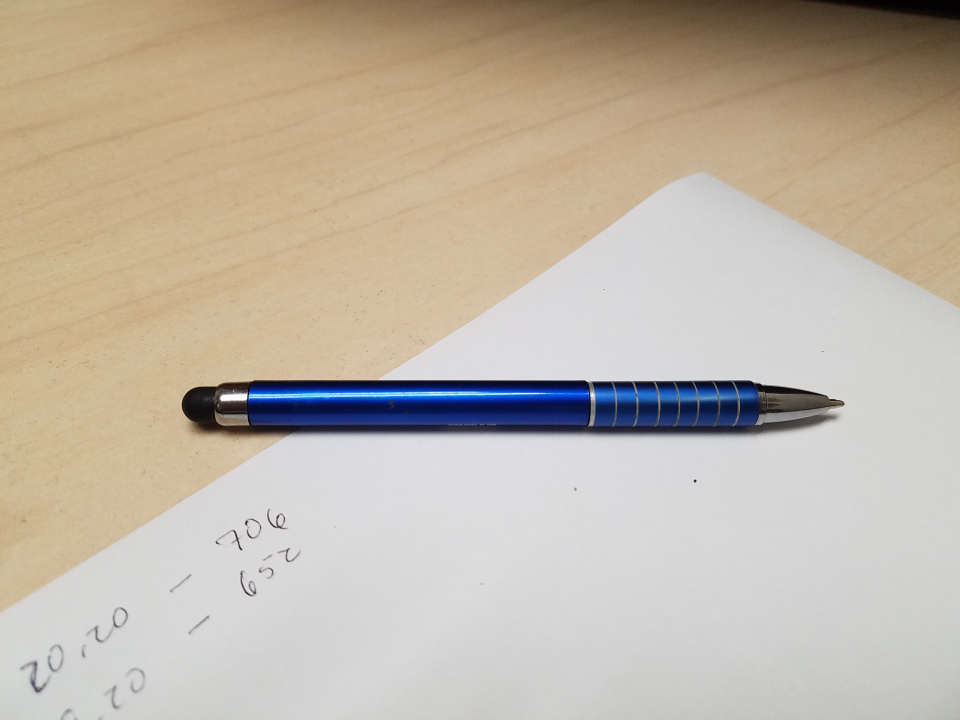
#> input picture test/image/peque.jpg, 2880 x 2160 px, given as the content of the folder C:/Users/jgraciano/Desktop/Dataset/internetNum/flip/0, which was not available (shown at 1/3 size)
$ python gray.py   (older library calls are emulated)
#> lines starting #> are read from the running program, lines starting #| are printed output that depends on the picture; after the words box and inside, x2 and y2 are one past the last pixel; in counts of white or black regions, pixels touching at a corner belong together; pictures that were not available may be replaced by others from this repository, and a replacement may not be noted
### tools.py
import os
import math
import cv2
import numpy as np
import argparse
import random
# import imutils


def distanceP2P(a,b):
    return math.sqrt(math.fabs(math.pow((a[0][0]-b[0][0]),2) + math.pow((a[0][1]-b[0][1]),2)))

# [186 lines left out: functions getAngle, removeRedundantEndPoints, detectIfHand, eleminateDefects, checkForOneFinger, getFingerTips and 2 more, not called in this run]

# ===============================================================
def resize(img, w, h):
    return cv2.resize(img, (w, h), interpolation = cv2.INTER_CUBIC)

def createFolder(letra, save_path):
    if not os.path.exists(save_path + '\\' + letra):
        os.makedirs(save_path + '\\' + letra)
        print('Folder "', letra, '"created')

def saveImage(name, img, save_path, letra, alias = ''):
    createFolder(letra, save_path)

    name = name.split('.')
    if alias is not '':
        alias = '-' + alias
    print(save_path + '\\' + letra + '\\' + name[0] +alias+'.png')
    cv2.imwrite(save_path + '\\' + letra + '\\' + name[0] +alias+'.png', img)

# [58 lines left out: functions drawCircle, fill, not called in this run]

# frame = resize(frame, 400, 600)
# cv2.resize(frame, (400, 600), interpolation = cv2.INTER_CUBIC)
def changeSize(img, w, h):
    return cv2.resize(img, (w, h), interpolation = cv2.INTER_CUBIC)

# [459 lines left out: functions rotateImage, rotate, selectROI, dimensions, trackHand, circlePoint and 7 more, not called in this run]
    # return frame

def mergeImage(frame, width, height):

    print("Original", frame.shape)

    # Adjusting size
    if frame.shape[0] > height:
        hy = height/frame.shape[0]
        hx = frame.shape[1]*hy
        frame = cv2.resize(frame, (int(hx), int(height)), interpolation = cv2.INTER_CUBIC)
        print("Change y", frame.shape)
    if frame.shape[1] > width:
        hx = width/frame.shape[1]
        hy = frame.shape[0]*hx
        frame = cv2.resize(frame, (int(width), int(hy)), interpolation = cv2.INTER_CUBIC)
        print("Change x", frame.shape)

    # Mask
    merge = np.zeros((int(width), int(height), 3))
    # Make white mask
    # merge.fill(255)
    # cv2.imshow("merge", merge)

    # Putting the image in the middle
    x_offset = (width - frame.shape[1])/2
    y_offset = (height - frame.shape[0])/2


    # Random positions
    # x_offset = width - frame.shape[1]
    # y0 = random.randint(0, int(y_offset))
    # x0 = random.randint(0, int(x_offset))

    # merge[int(y_offset):int(y_offset+frame.shape[0]), int(x_offset):int(x_offset+frame.shape[1])] = frame
    # Merge
    merge[:,:, 0][int(y_offset):int(y_offset+frame.shape[0]), int(x_offset):int(x_offset+frame.shape[1])] = frame
    merge[:,:, 1][int(y_offset):int(y_offset+frame.shape[0]), int(x_offset):int(x_offset+frame.shape[1])] = frame
    merge[:,:, 2][int(y_offset):int(y_offset+frame.shape[0]), int(x_offset):int(x_offset+frame.shape[1])] = frame
    # Random merge
    # merge[int(y0):int(y0+frame.shape[0]), int(x0):int(x0+frame.shape[1])] = frame

    return merge

def forceSize(frame, height):
    # Adjusting size
    if frame.shape[0] > frame.shape[1]:
        if frame.shape[0] is not height:
            hy = height / frame.shape[0]
            hx = frame.shape[1] * (hy)
            frame = cv2.resize(frame, (int(hx), int(height)), interpolation = cv2.INTER_CUBIC)
            print("Change y", frame.shape)
    else:
        if frame.shape[1] is not height:
            hy = height / frame.shape[1]
            hx = frame.shape[0] * (hy)
            frame = cv2.resize(frame, (int(height), int(hx)), interpolation = cv2.INTER_CUBIC)
            print("Change y", frame.shape)

    return frame


# [50 lines left out: functions normalize, averageColors, not called in this run]

def boundsColor(frame, roiPts):
    lowerBound, upperBound = averageColors(frame, roiPts)
    return (lowerBound, upperBound)

# [137 lines left out: functions mergeColorsImage, drawRectangle, findBiggestContour, findHighContour, rotate_bound, not called in this run]

### gray.py
import cv2
import os
import glob
import tools
import numpy as np

train_path = 'C:\\Users\\jgraciano\\Desktop\\Dataset\\internetNum\\flip'
save_path =  'C:\\Users\\jgraciano\\Desktop\\Dataset\\internetNum\\flip\\gray'


classesAlph = ['a','b','c','d','e','f','g','h','i','j','k','l','m','n','o','p','q','r','s','t','u','v','w','x','y','z']
classesNum = ['0','1','2','3','4','5','6','7','8','9']
classesAll = ['0','1','2','3','4','5','6','7','8','9','a','b','c','d','e','f','g','h','i','j','k','l','m','n','o','p','q','r','s','t','u','v','w','x','y','z']
# classes = ['d','e','f','k','n','o','r','t','u','v','w','x','y']
classesDinamic = ['nombre']
classes = classesNum

frame = None

k = 0

def readFolder():
    global frame
    cv2.namedWindow("frame")

    print('Reading image')
    for fld in classes:   # assuming data directory has a separate folder for each class, and that each folder is named after the class
        index = classes.index(fld)
        print('Loading {} files (Index: {})'.format(fld, index))
        path = os.path.join(train_path, fld,'*g')
        files = glob.glob(path)

        for fl in files:
            frame = cv2.imread(fl)
#> frame is the input picture: shape (2160, 2880, 3); mean B, G, R 168.2, 182.2, 192.4
            name = os.path.basename(fl)

            # force
            frame = tools.forceSize(frame, 334)
#| Change y (250, 334, 3)


            #################
            gray = cv2.cvtColor(frame.copy(), cv2.COLOR_BGR2GRAY)
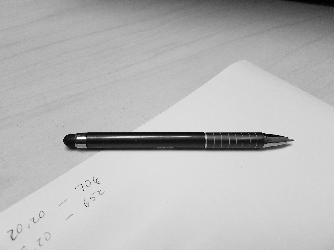
#> gray: shape (250, 334); min 0, max 254, mean 183.6
            value = (25, 25)

            median = gray.copy()
            median = median.reshape(-1)
            mean = np.mean(median)
#> mean = 183.6
            mean *= 0.20
#> mean = 36.72

            blurred = cv2.GaussianBlur(gray, value, 0)
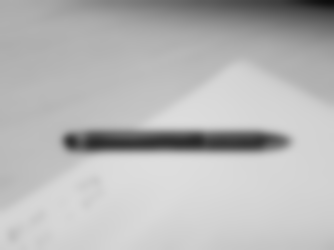
#> blurred: shape (250, 334); min 11, max 221, mean 183.6
            myThreshBinaryInv = cv2.threshold(blurred, mean,255,cv2.THRESH_BINARY)

            cv2.imshow("myThreshBinaryInv", myThreshBinaryInv[1])
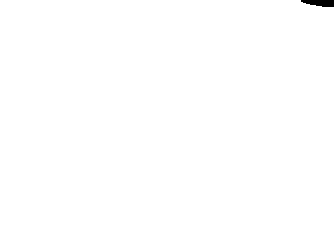
#> window 'myThreshBinaryInv': shape (250, 334); 99.8% white; 1 black region, box (x1, y1, x2, y2) and area: (301, 0, 334, 7) 179

            res = cv2.bitwise_and(gray, gray, mask = myThreshBinaryInv[1])

            result = tools.mergeImage(res, 334, 334)
#| Original (250, 334)
#> in mergeImage, `merge[:,:, 0][int(y_offset):int(y_offset+frame.shape[0]), int(x_offset..`:
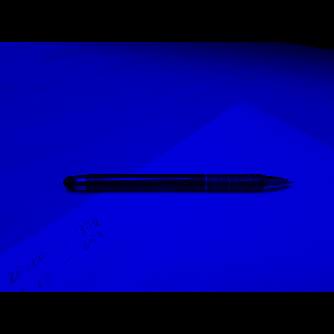
#> merge: shape (334, 334, 3) float64; mean of channels 0, 1, 2 137.4, 0, 0; drawn as B, G, R
#> in mergeImage, `merge[:,:, 1][int(y_offset):int(y_offset+frame.shape[0]), int(x_offset..`:
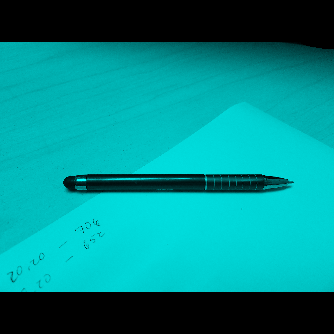
#> merge: shape (334, 334, 3) float64; mean of channels 0, 1, 2 137.4, 137.4, 0; drawn as B, G, R
#> in mergeImage, `merge[:,:, 2][int(y_offset):int(y_offset+frame.shape[0]), int(x_offset..`:
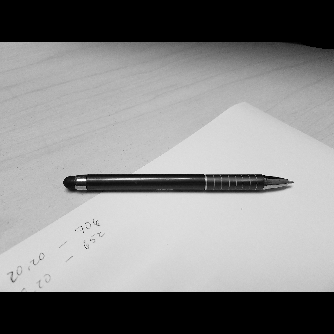
#> merge: shape (334, 334, 3) float64; min 0, max 254, mean 137.4

            cv2.imshow("frame", result)
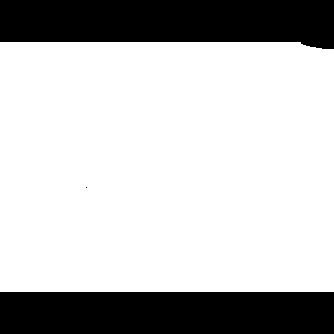
#> window 'frame': shape (334, 334, 3); 74.7% white; 3 black regions (1 under 20 px), largest, box (x1, y1, x2, y2) and area: (0, 0, 334, 49) 14207, (0, 292, 334, 334) 14028
            tools.saveImage(name, result.copy(), save_path, fld, 'G')
            k = cv2.waitKey(1)
#> (key q is pressed here)

            if k == ord("q"):
                break

        if k == ord("q"):
            break

readFolder()
